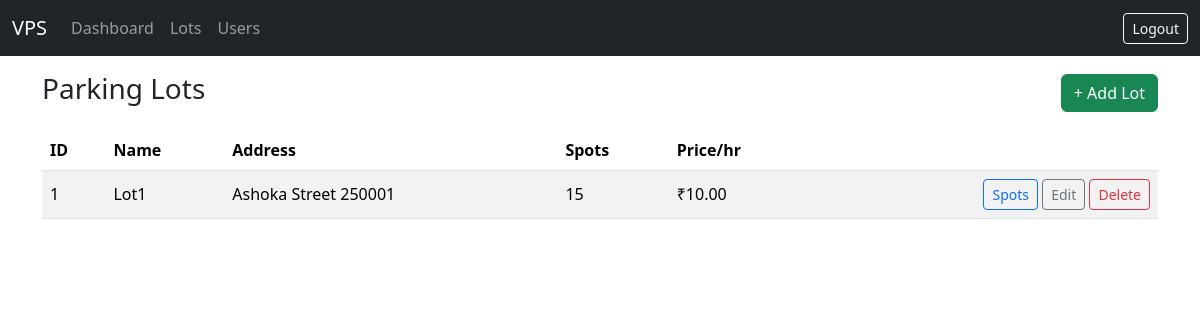
The page /admin/lots (signed in) on the database as committed earlier.
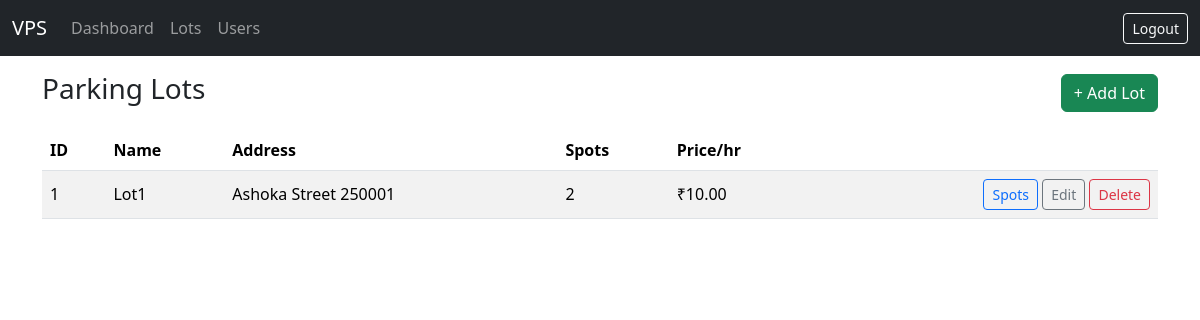
The same page on the database as committed later.
### models/models.py (models this page shows, shortened)
class ParkingLot(Base):
    __tablename__ = "parking_lots"
    id = Column(Integer, primary_key=True)
    name = Column(String, nullable=False)
    address_line_1 = Column(String, nullable=False)
    address_line_2 = Column(String)
    address_line_3 = Column(String)
    pin_code = Column(String(10), nullable=False)
    price_per_hour = Column(Numeric(10, 2), nullable=False)
    number_of_spots = Column(Integer, nullable=False)
    spots = relationship(
        "ParkingSpot", back_populates="parking_lot", cascade="all, delete-orphan"
    )

### app.py (the view)
@app.route("/admin/lots")
@login_required
@role_required("admin")
def list_lots():
    with SessionLocal() as db:
        lots = db.query(ParkingLot).all()
        return render_template("admin/lots.html", lots=lots)

### app.py (called while the page is built)
def login_required(view):
    @wraps(view)
    def wrapped(*a, **kw):
        if "user_id" not in session:
            flash("Please log in first.")
            return redirect(url_for("login"))
        return view(*a, **kw)
    return wrapped

def role_required(role):
    def deco(view):
        @wraps(view)
        def wrapped(*a, **kw):
            if session.get("role") != role:
                flash("Access denied.")
                return redirect(url_for("login"))
            return view(*a, **kw)
        return wrapped
    return deco

### templates/admin/lots.html (shortened to what this page needs)
{% extends 'base.html' %}
{% block content %}
<div class="d-flex justify-content-between align-items-center mb-3">
  <h3>Parking Lots</h3>
  <a class="btn btn-success" href="{{ url_for('add_lot') }}">+ Add Lot</a>
</div>
<table class="table table-striped align-middle">
  <thead>
    <tr>
      <th>ID</th><th>Name</th><th>Address</th><th>Spots</th>
      <th>Price/hr</th><th></th>
    </tr>
  </thead>
  <tbody>
  {% for lot in lots %}
    <tr>
      <td>{{ lot.id }}</td>
      <td>{{ lot.name }}</td>
      <td>{{ lot.address_line_1 }} {{ lot.pin_code }}</td>
      <td>{{ lot.number_of_spots }}</td>
      <td>₹{{ '%.2f'|format(lot.price_per_hour) }}</td>
      <td class="text-end">
        <a class="btn btn-sm btn-outline-primary"
           href="{{ url_for('lot_spots', lot_id=lot.id) }}">Spots</a>
        <a class="btn btn-sm btn-outline-secondary"
           href="{{ url_for('edit_lot', lot_id=lot.id) }}">Edit</a>
        <form class="d-inline" method="post"
              action="{{ url_for('delete_lot', lot_id=lot.id) }}"
              onsubmit="return confirm('Delete this lot?');">
          <button class="btn btn-sm btn-outline-danger">Delete</button>
        </form>
      </td>
    </tr>
  {% endfor %}
  </tbody>
</table>
{% endblock %}

### templates/base.html (shortened to what this page needs)
<!doctype html>
<html lang="en">
<head>
    <link rel="stylesheet"
          href="https://cdn.jsdelivr.net/npm/bootstrap@5.3.3/dist/css/bootstrap.min.css">
</head>
<body>
<nav class="navbar navbar-expand-lg navbar-dark bg-dark mb-3">
  <div class="container-fluid">
    <a class="navbar-brand" href="{{ url_for('root') }}">VPS</a>
    <div class="collapse navbar-collapse">
      <ul class="navbar-nav me-auto">
        {% if session.get('role')=='admin' %}
          <li class="nav-item"><a class="nav-link" href="{{ url_for('admin_dashboard') }}">Dashboard</a></li>
          <li class="nav-item"><a class="nav-link" href="{{ url_for('list_lots') }}">Lots</a></li>
          <li class="nav-item"><a class="nav-link" href="{{ url_for('list_users') }}">Users</a></li>
        {% elif session.get('role')=='user' %}
          <li class="nav-item"><a class="nav-link" href="{{ url_for('user_dashboard') }}">Dashboard</a></li>
        {% endif %}
      </ul>
      {% if session.get('user_id') %}
        <a class="btn btn-outline-light btn-sm" href="{{ url_for('logout') }}">Logout</a>
      {% endif %}
    </div>
  </div>
</nav>
<div class="container">
  {% block content %}{% endblock %}
</div>
</body>
</html>

Rows that differ between the two databases and show on the page:
changed ParkingLot "Lot1": number_of_spots "15" → "2"
